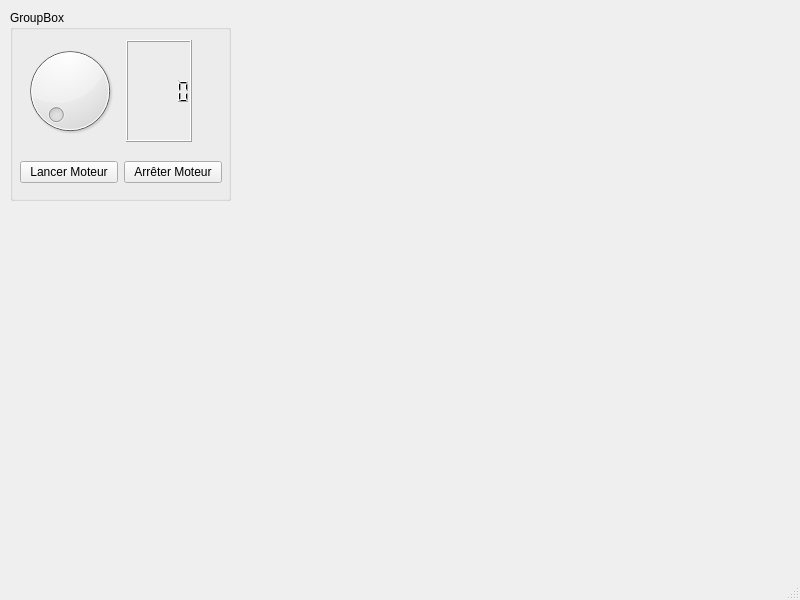
<?xml version="1.0" encoding="UTF-8"?>
<ui version="4.0">
 <class>Equilibreuse</class>
 <widget class="QMainWindow" name="Equilibreuse">
  <property name="geometry">
   <rect>
    <x>0</x>
    <y>0</y>
    <width>800</width>
    <height>600</height>
   </rect>
  </property>
  <property name="windowTitle">
   <string>Equilibreuse</string>
  </property>
  <widget class="QWidget" name="centralwidget">
   <widget class="QGroupBox" name="groupBox">
    <property name="geometry">
     <rect>
      <x>10</x>
      <y>10</y>
      <width>221</width>
      <height>191</height>
     </rect>
    </property>
    <property name="title">
     <string>GroupBox</string>
    </property>
    <widget class="QWidget" name="layoutWidget">
     <property name="geometry">
      <rect>
       <x>10</x>
       <y>150</y>
       <width>202</width>
       <height>25</height>
      </rect>
     </property>
     <layout class="QHBoxLayout" name="horizontalLayout">
      <item>
       <widget class="QPushButton" name="pushButtonLancerMoteur">
        <property name="text">
         <string>Lancer Moteur</string>
        </property>
       </widget>
      </item>
      <item>
       <widget class="QPushButton" name="pushButtonArreterMoteur">
        <property name="text">
         <string>Arrêter Moteur</string>
        </property>
       </widget>
      </item>
     </layout>
    </widget>
    <widget class="QWidget" name="layoutWidget">
     <property name="geometry">
      <rect>
       <x>10</x>
       <y>30</y>
       <width>172</width>
       <height>102</height>
      </rect>
     </property>
     <layout class="QHBoxLayout" name="horizontalLayout_2">
      <item>
       <widget class="QDial" name="dial"/>
      </item>
      <item>
       <widget class="QLCDNumber" name="lcdNumber"/>
      </item>
     </layout>
    </widget>
   </widget>
  </widget>
  <widget class="QMenuBar" name="menubar">
   <property name="geometry">
    <rect>
     <x>0</x>
     <y>0</y>
     <width>800</width>
     <height>20</height>
    </rect>
   </property>
  </widget>
  <widget class="QStatusBar" name="statusbar"/>
 </widget>
 <resources/>
 <connections/>
</ui>
